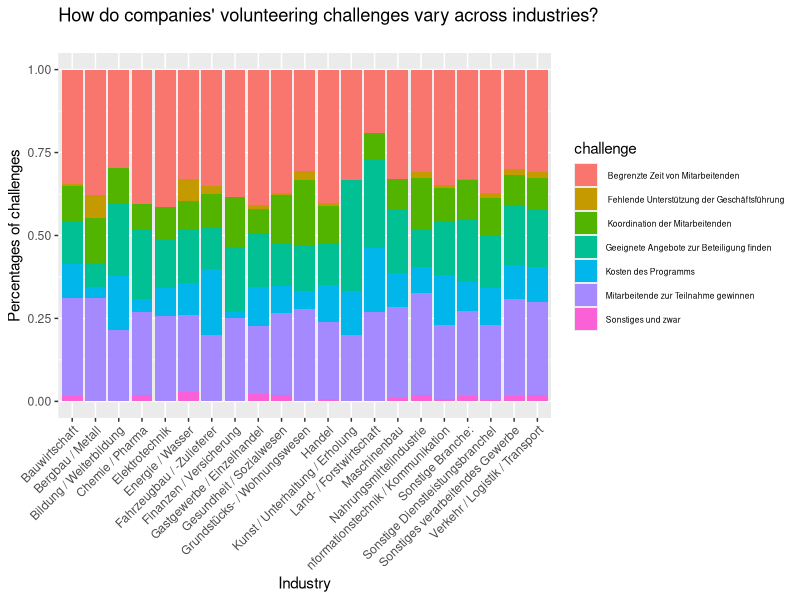
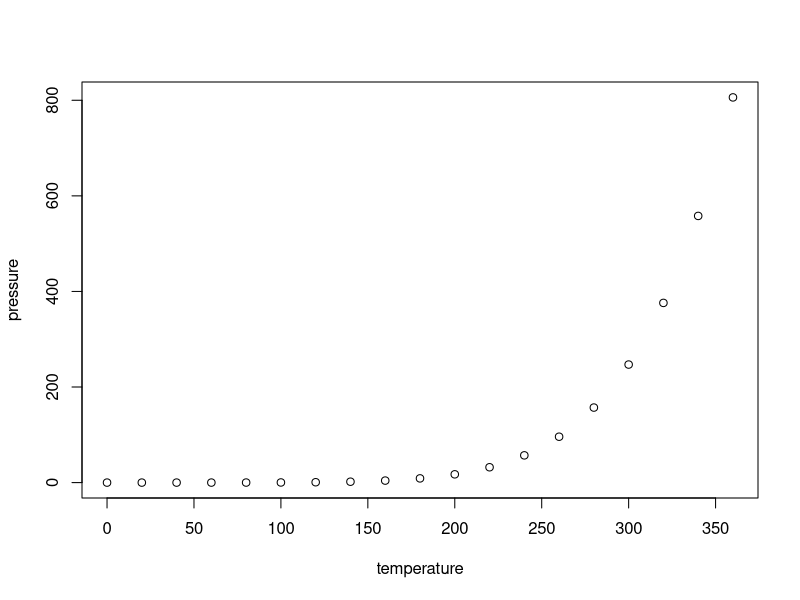

The R source for these figures, in order:
## ---- chunk 1
library(readxl)
library(dplyr)
library(ggplot2)
library(reshape2)
library(tidyr)
#This graphic shows the different challenges they encounter in different industries.
data<-read_excel("MUE.2022.for.LMU.xlsx")
df1 <- data %>% select(SERIAL,A003) #Extract the industry relevant columns
df2 <-data %>% select(SERIAL, E004_01,E004_02,E004_03,E004_04,E004_05,E004_06,E004_07) #Extract the challenged relevant columns
df_industry_long <- pivot_longer(df1,cols = -SERIAL,names_to = "industry", values_to = "element")
df_challenges_long <- pivot_longer(df2,cols = -SERIAL,names_to = "challenge", values_to = "element") 
df_industry_long <- na.omit(df_industry_long) #Remove all na values
df_challenges_long <- na.omit(df_challenges_long)
df_challenges_long #this is result
df_industry_long
df_challenges_long <- df_challenges_long[df_challenges_long$element ==TRUE,]
merged_df <- merge(df_industry_long, df_challenges_long, by ="SERIAL")
merged_df
replacement_map <- c("1"="Bauwirtschaft","2"="Bergbau / Metall","3"="Bildung / Weiterbildung","4"="Chemie / Pharma","5"="Elektrotechnik","6"="Energie / Wasser","7"="Fahrzeugbau / -Zulieferer","8"="Finanzen / Versicherung","9"="Gastgewerbe / Einzelhandel","10"="Gesundheit / Sozialwesen","11"="Grundstücks- / Wohnungswesen","12"="Handel","13"="nformationstechnik / Kommunikation","14"="Kunst / Unterhaltung / Erholung","15"="Land- / Forstwirtschaft","16"="Maschinenbau","17"="Nahrungsmittelindustrie","18"="Verkehr / Logistik / Transport","19"="Sonstige Dienstleistungsbranchel","20"="Sonstiges verarbeitendes Gewerbe","21"="Sonstige Branche:")
replace2 <- c("E004_01"="Geeignete Angebote zur Beteiligung finden","E004_02"="Mitarbeitende zur Teilnahme gewinnen","E004_03"=" Koordination der Mitarbeitenden","E004_04"=" Begrenzte Zeit von Mitarbeitenden","E004_05"="Kosten des Programms","E004_06"=" Fehlende Unterstützung der Geschäftsführung","E004_07"="Sonstiges und zwar")####
merged_df$element.x <- replacement_map[as.character(merged_df$element.x)]
merged_df$challenge <- replace2[merged_df$challenge]
merged_df <- na.omit(merged_df)
ggplot(merged_df)+
  geom_bar(mapping = aes(x=element.x, fill=challenge), position = "fill")+
   theme(axis.text.x = element_text(angle = 45, hjust = 1))+
   theme(legend.text = element_text(size = 6))+
  labs(x = "Industry", y = "Percentages of challenges") +
  ggtitle("How do companies' volunteering challenges vary across industries?
")
## ---- chunk 2
knitr::opts_chunk$set(echo = TRUE)
## ---- chunk 3
summary(cars)
## ---- chunk 4
plot(pressure)
